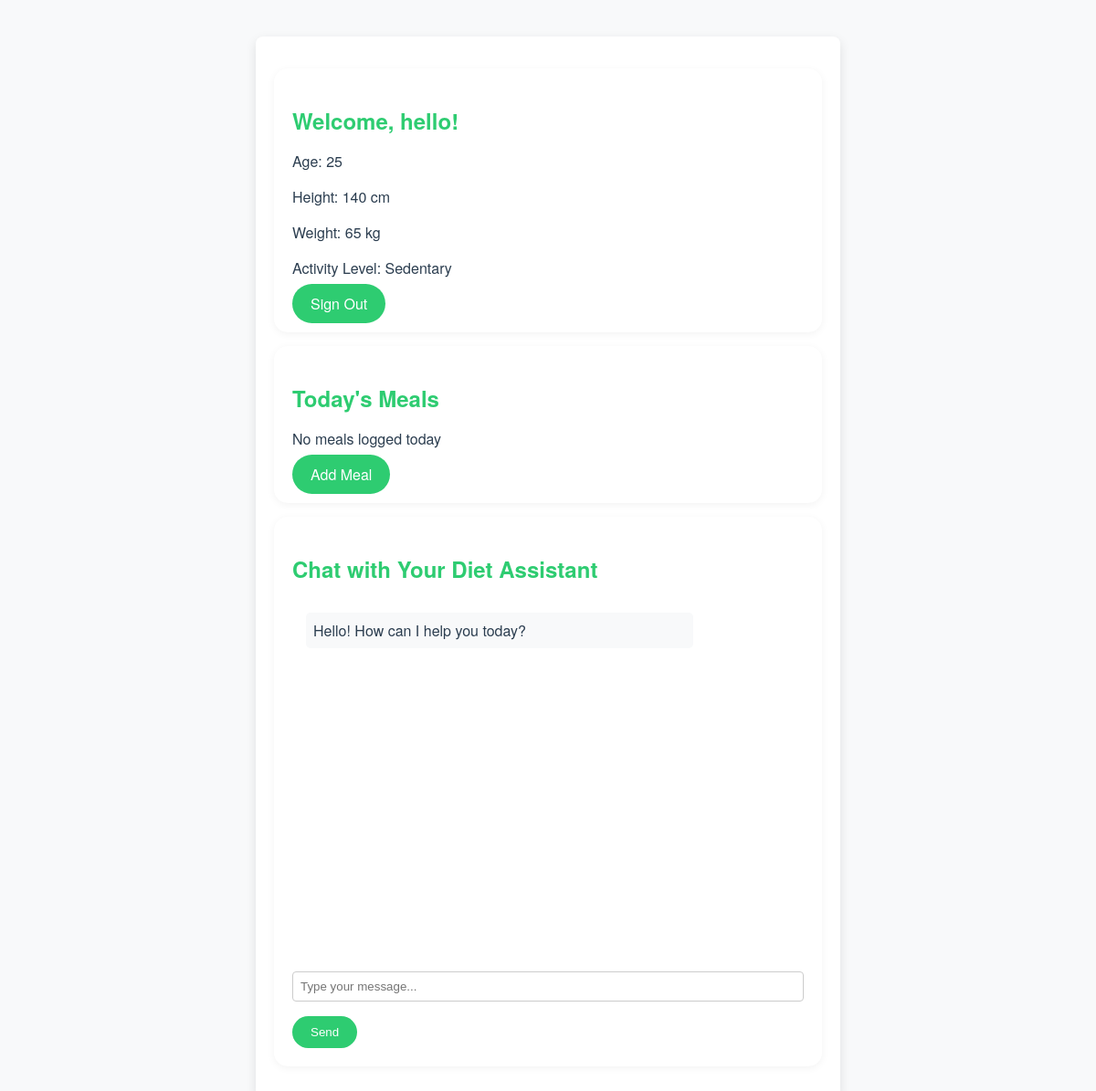
The page /dashboard (signed in) on the database its author committed.
### app.py (models this page shows)
class UserProfile(db.Model):
    id = db.Column(db.Integer, primary_key=True)
    name = db.Column(db.String(100), nullable=False, unique=True)
    password = db.Column(db.String(100), nullable=False)
    age = db.Column(db.Integer, nullable=False)
    sex = db.Column(db.String(10), nullable=False)
    height = db.Column(db.Integer, nullable=False)
    weight = db.Column(db.Integer, nullable=False)
    activity_level = db.Column(db.String(50), nullable=False)
    daily_nutrient_intake = db.relationship('DailyNutrientIntake', backref='user', lazy=True)

### app.py (the view)
@app.route('/dashboard')
def dashboard():
    user_id = session.get('user_id')
    user = UserProfile.query.get(user_id)
    today = date.today()
    daily_nutrients = DailyNutrientIntake.query.filter_by(user_id=user_id, date=today).all()
    return render_template('dashboard.html', user=user, daily_nutrients=daily_nutrients)

### templates/dashboard.html (shortened to what this page needs)
<!DOCTYPE html>
<html lang="en">
<head>
    <link rel="stylesheet" href="{{ url_for('static', filename='style.css') }}">
</head>
<body>
    <div class="container">
        <div class="card">
            <div class="card-body">
                <h2 class="card-title">Welcome, {{ user.name }}!</h2>
                <p>Age: {{ user.age }}</p>
                <p>Height: {{ user.height }} cm</p>
                <p>Weight: {{ user.weight }} kg</p>
                <p>Activity Level: {{ user.activity_level }}</p>
                <a href="{{ url_for('logout') }}" class="button">Sign Out</a>
            </div>
        </div>
        <div class="card">
            <div class="card-body">
                <h2 class="card-title">Today's Meals</h2>
                {% if daily_nutrients %}
                    <table>
                        <thead>
                            <tr>
                                <th>Dish</th>
                                <th>Calories</th>
                                <th>Protein</th>
                                <th>Carbs</th>
                                <th>Fat</th>
                            </tr>
                        </thead>
                        <tbody>
                            {% for meal in daily_nutrients %}
                            <tr>
                                <td>{{ meal.dish_name }}</td>
                                <td>{{ meal.calories }}</td>
                                <td>{{ meal.protein }}</td>
                                <td>{{ meal.carbs }}</td>
                                <td>{{ meal.fat }}</td>
                            </tr>
                            {% endfor %}
                        </tbody>
                    </table>
                {% else %}
                    <p>No meals logged today</p>
                {% endif %}
                <a href="{{ url_for('add_dish') }}" class="button">Add Meal</a>
            </div>
        </div>
        <div class="card">
            <div class="card-body">
                <h2 class="card-title">Chat with Your Diet Assistant</h2>
                <div style="margin-bottom: 20px;">
                    <div id="chat-messages" class="chat-messages" style="height: 350px; overflow-y: auto;"></div>
                </div>
                <form id="chat-form" class="input-group">
                    <input type="text" id="user-input" class="form-control" placeholder="Type your message...">
                    <button class="button" type="submit">Send</button>
                </form>
            </div>
        </div>
    </div>
</body>
</html>

### static/style.css (style rules this page uses)
:root { --emerald-green: #2ecc71; --dark-aqua: #16a085; --white: #ffffff; --text-color: #2c3e50; --gray-light: #f8f9fa; }
body { margin: 0; padding: 0; background-color: var(--gray-light); color: var(--text-color); font-family: 'Helvetica Neue', Helvetica, Arial, sans-serif; }
a { color: var(--emerald-green); text-decoration: none; }
.container { max-width: 600px; margin: 40px auto; background: var(--white); padding: 20px; border-radius: 8px; box-shadow: 0 4px 12px rgba(0,0,0,0.1); }
.button, .btn, input[type="submit"], button { background-color: var(--emerald-green); color: var(--white); border: none; border-radius: 25px; padding: 10px 20px; cursor: pointer; transition: background-color 0.3s ease, transform 0.25s ease; font-weight: 500; }
input[type="text"], input[type="number"], input[type="password"], select { width: 100%; padding: 8px; margin: 8px 0 16px 0; border-radius: 4px; border: 1px solid #ccc; box-sizing: border-box; transition: box-shadow 0.3s ease; }
h1, h2, h3, h4, h5 { color: var(--dark-aqua); margin-bottom: 16px; }
.card { background: var(--white); border-radius: 8px; padding: 20px; margin: 15px 0; box-shadow: 0 2px 8px rgba(0,0,0,0.05); }
.card-title { margin-bottom: 16px; color: var(--emerald-green); }
.card { height: 100%; border-radius: 15px !important; }
.chat-messages { height: 350px; overflow-y: auto; padding: 15px; }

### templates/dashboard.html (style rules this page uses)
.chat-messages { height: 350px; overflow-y: auto; padding: 15px; }

### rows shown on the page
UserProfile: name "hello", age "25", height "140", weight "65", activity_level "Sedentary"
